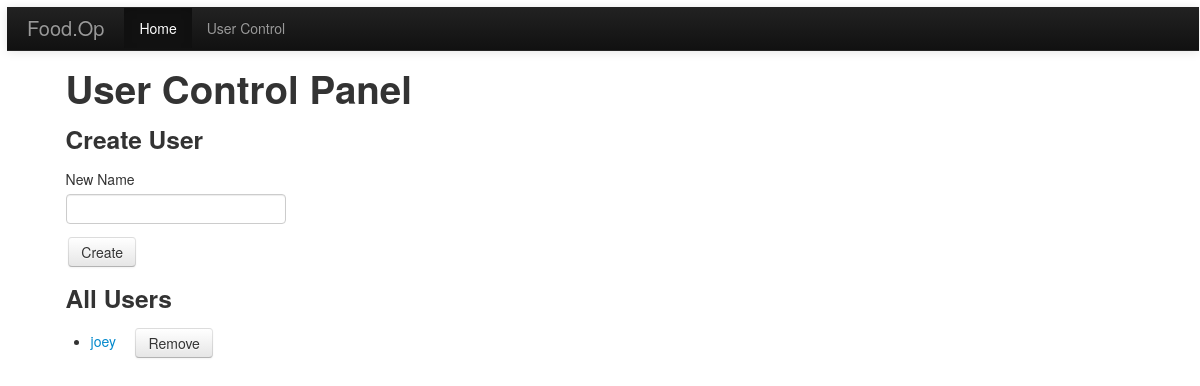
/users/all, run on an earlier commit of the app's database.
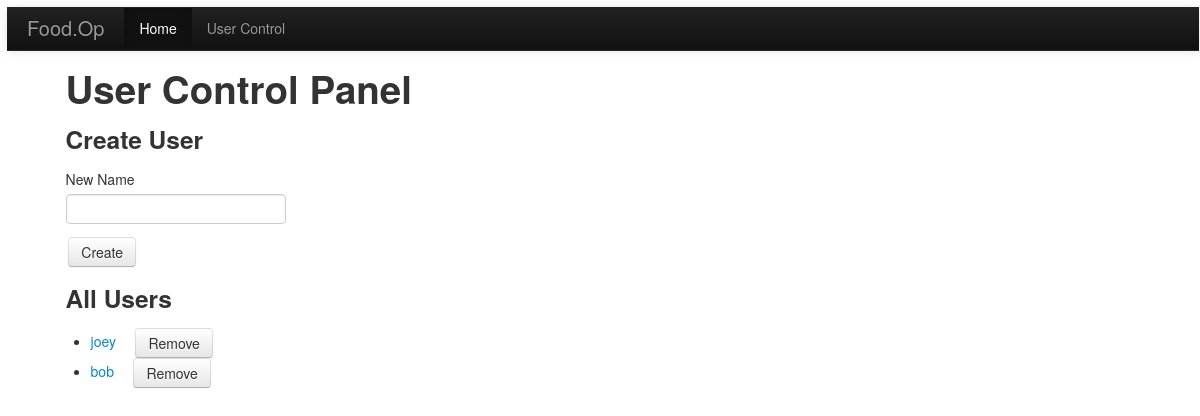
And on a later commit of the database.
### models.py (models this page shows, shortened)
class User(db.Model):
    id = db.Column(db.Integer, primary_key=True)
    name = db.Column(db.String(80), unique=True)
    votes = db.relationship('Vote', backref='user', lazy='dynamic')

### web.py (the view)
@app.route('/users/all')
def view_users():
    users = User.query.all()
    return render_template('users.html', users=users)

### templates/users.html (shortened to what this page needs)
{% extends "base.html" %}
{% block head %}
{{ super() }}
{% endblock %}
{% block content %}
<div class="align-left">
    <h1> User Control Panel</h1>
    <h3> Create User </h3>
    <label>New Name</label><input class="create-user-field" type="text">
    <div>
        <button class="btn create">Create</button>
    </div>
    <h3> All Users </h3>
    <ul>
        {% for user in users %}
        <li>
            <a href={{url_for('view_user', user_id=user.id)}}>{{user.name}}</a>
            <span>&nbsp;&nbsp;&nbsp;</span>
            <a class="btn delete" user-id="{{user.id}}" user-name="{{user.name}}">Remove</a>
        </li>
        {% endfor %}
    </ul>
</div>
{% endblock %}

What changed in the data, as far as the page shows it:
added User: name "bob"
